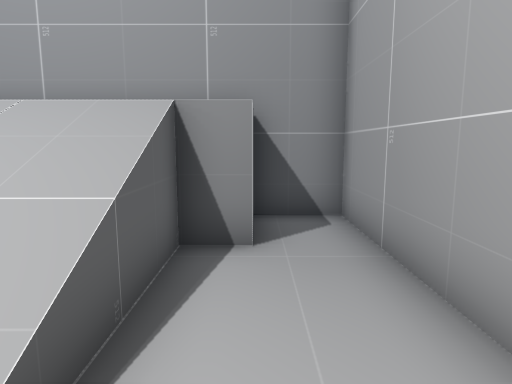
view 1 (above)

16 first-person views from a walk through a scene from a Unity 3-D project. The camera is 1.4 m above the floor, tilts 8° down and sees 75° across. The floor is counted in squares, 1 m on a side. Each view is taken from the middle of a square. On the plan, view 1 faces up. The plan holds only what a view shows up to about 15 squares ahead; the rest is blank.

view 2
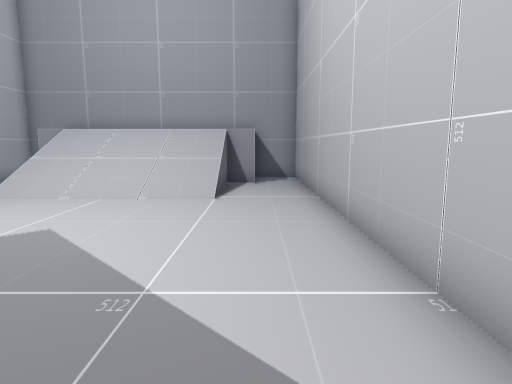

view 3
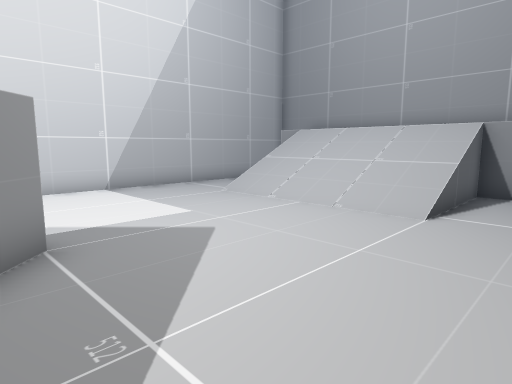

view 4
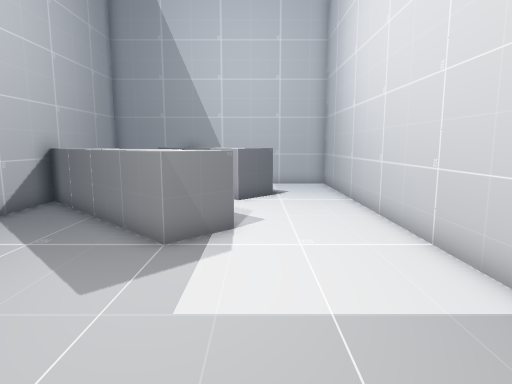

view 5
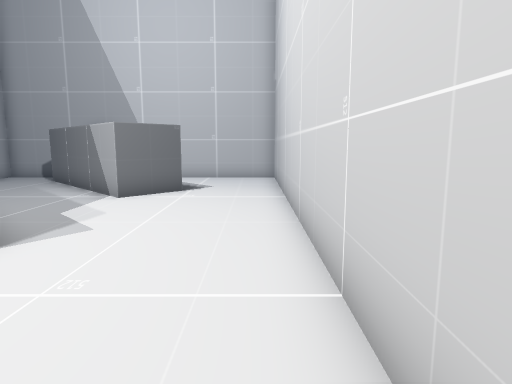

view 6
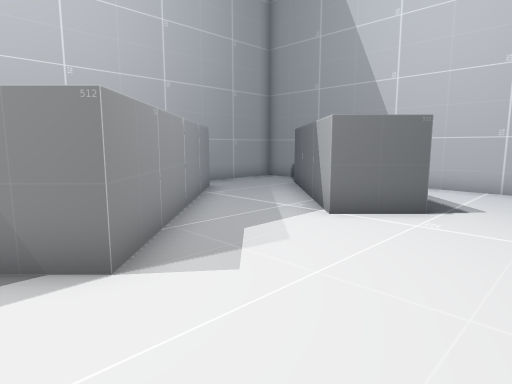

view 7
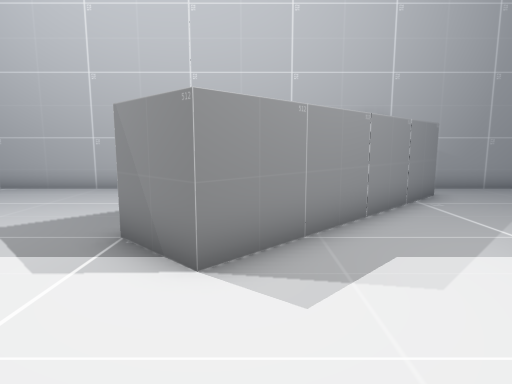

view 8
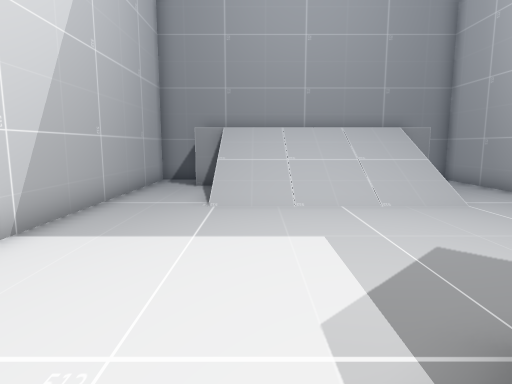

view 9
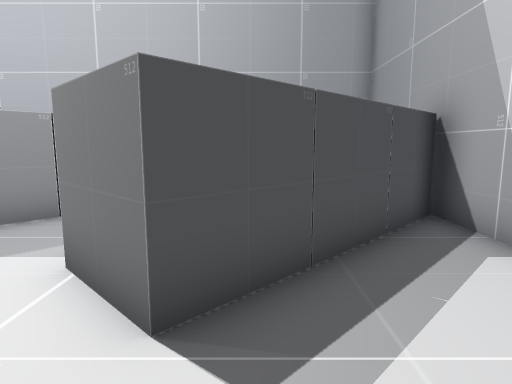

view 10
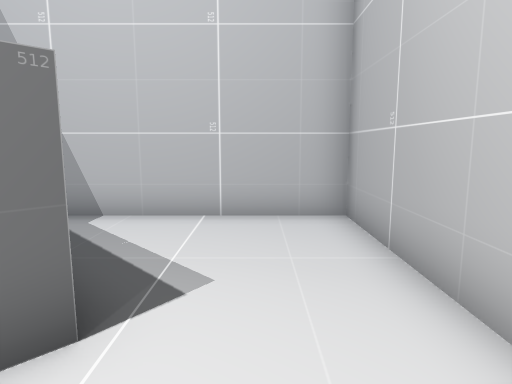

view 11
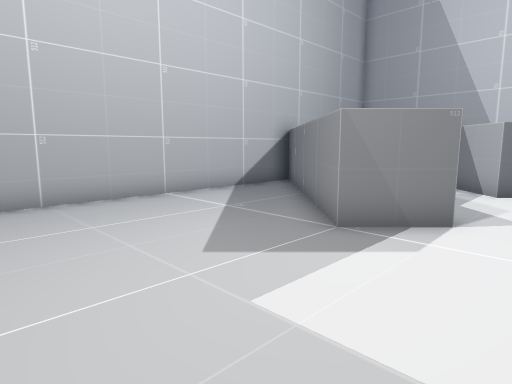

view 12
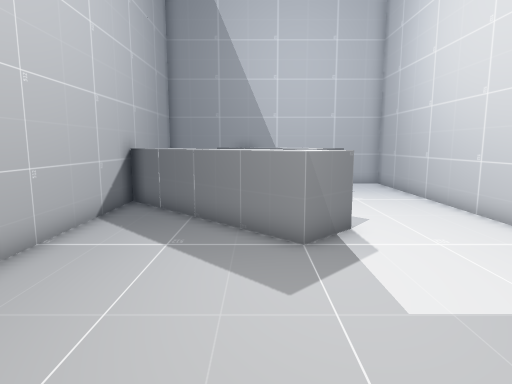

view 13
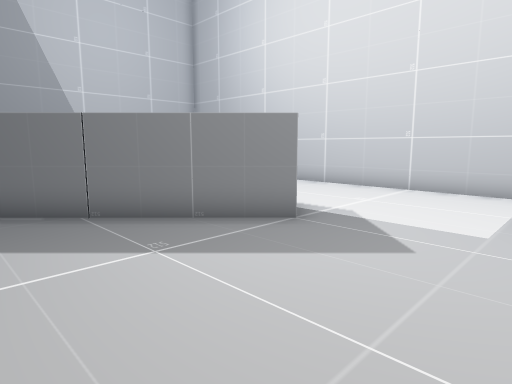

view 14
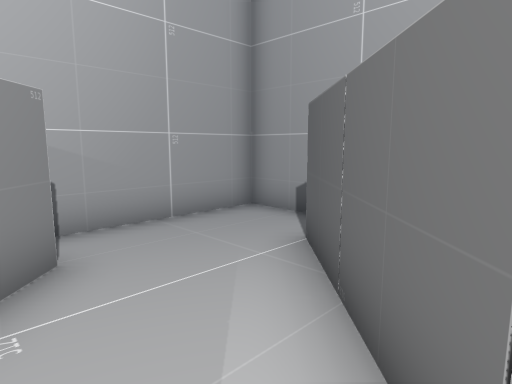

view 15
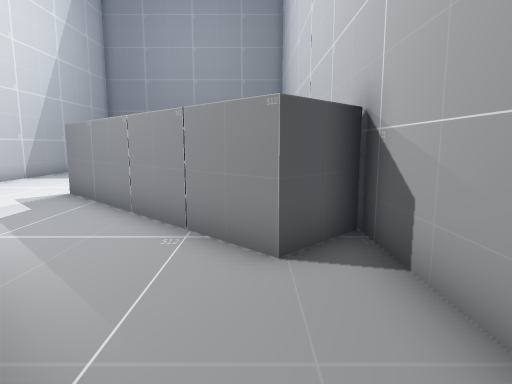

view 16
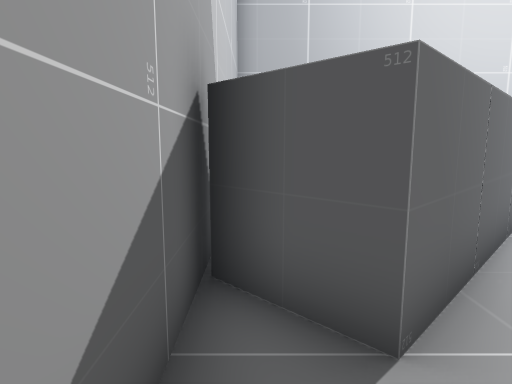

### Floor plan
Key: @ floor where view 1 was taken; # wall or solid block; . main floor; : floor 2 m higher than the main floor; / step, stairs or slope; = window, fence, low wall or low ledge.
Columns run from 10 left of view 1 to 2 right of it. Each row starts with its distance up from view 1.
  7 #############
  6 #.        #.#
  5 #.#:::::::#.#
  4 #..//////#..#
  3 #..//////=..#
  2 #..//////=..#
  1 #..///////..#
  0 #.........@.#
 -1 #...........#
 -2 #...........#
 -3 #...........#
 -4 #...........#
 -5 #.....#.....#
 -6 #....###....#
 -7 #....####...#
 -8 #.....####..#
 -9 #......####.#
-10 #.......#####
-11 #...##...####
-12 #...###...#.#
-13 #...####....#
-14 #....####...#
-15 #.....###...#
-16 #......##...#
-17 #############

Where each view was taken, in squares from view 1:
view 1: 0 up, 0 right, facing up
view 2: 8 down, 0 right, facing up
view 3: 6 down, 1 right, facing up-left
view 4: 2 up, 6 left, facing down
view 5: 2 down, 9 left, facing down
view 6: 5 down, 9 left, facing down-right
view 7: 7 down, 9 left, facing right
view 8: 7 down, 6 left, facing up
view 9: 13 down, 9 left, facing right
view 10: 10 down, 8 left, facing down
view 11: 0 up, 7 left, facing down-right
view 12: 2 up, 3 left, facing down
view 13: 1 down, 1 right, facing down-left
view 14: 11 down, 4 left, facing down-right
view 15: 16 down, 0 right, facing up
view 16: 16 down, 1 right, facing left
